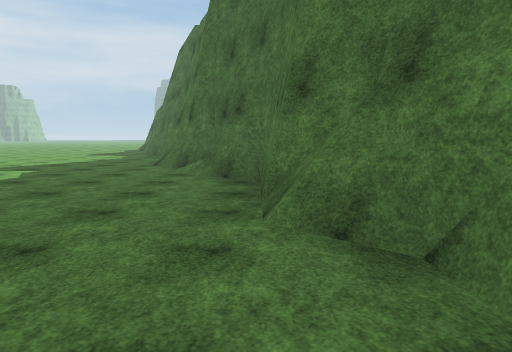
View 1 (above)

24 first-person views from a walk through a scene from a Unity 3-D project. The camera is 1.5 m above the floor, tilts 6° down and sees 70° across. The floor is counted in squares, 2 m on a side. Each view is taken from the middle of a square. On the plan, view 1 faces up. The plan holds only what a view shows up to about 11 squares ahead; the rest is blank. The place goes on beyond the plan. The player character is not drawn. Surface patterns are stand-ins for the level's own textures.

View 2
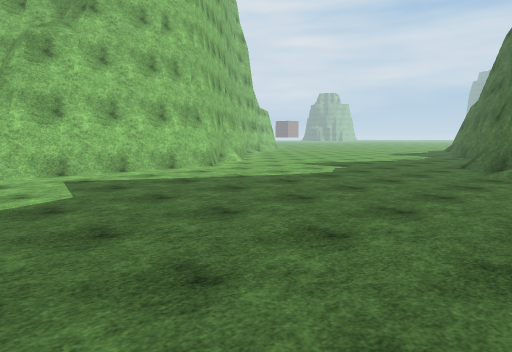

View 3
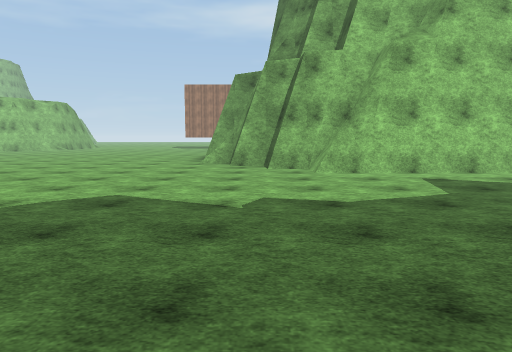

View 4
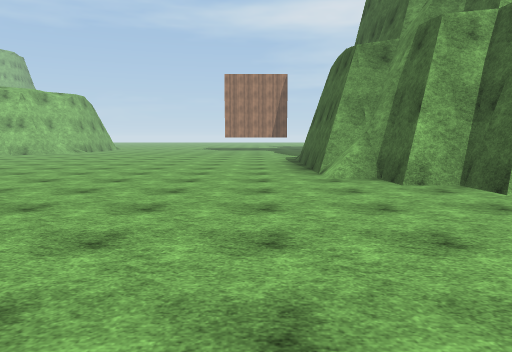

View 5
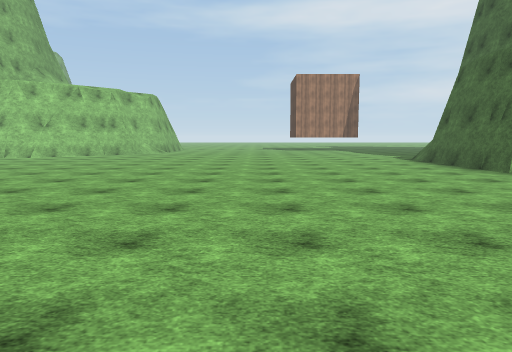

View 6
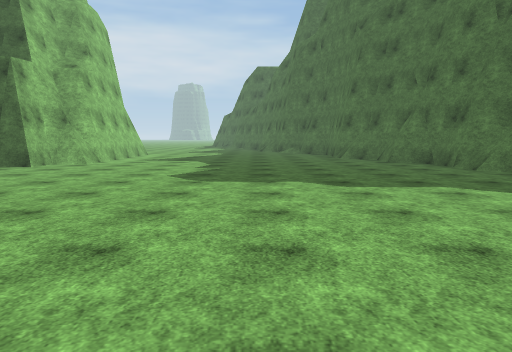

View 7
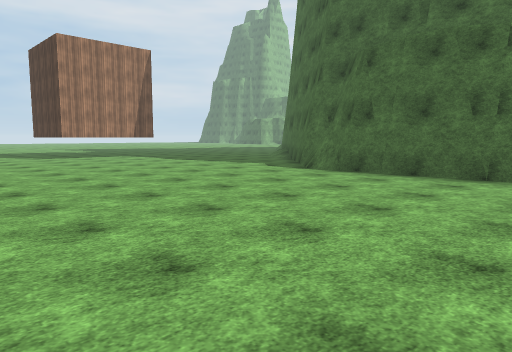

View 8
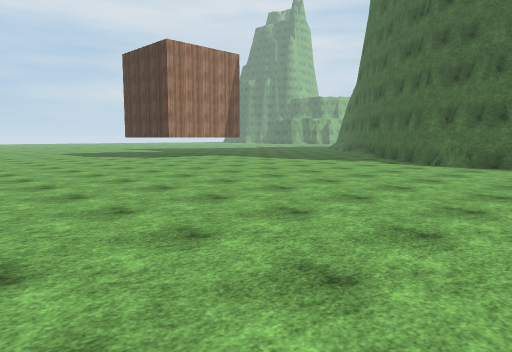

View 9
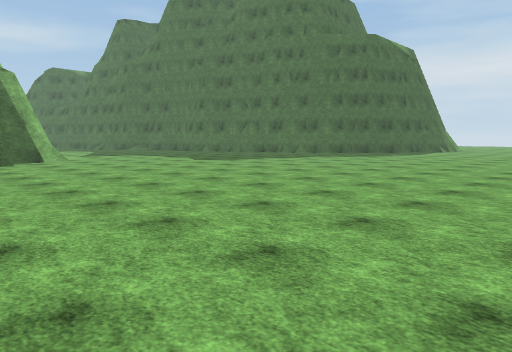

View 10
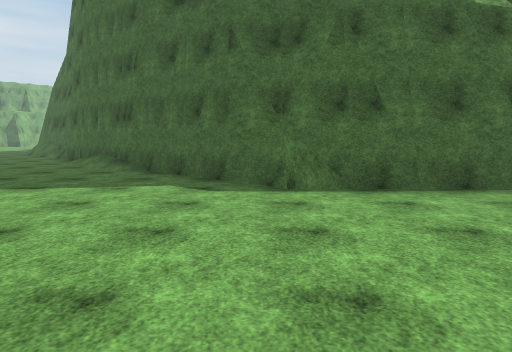

View 11
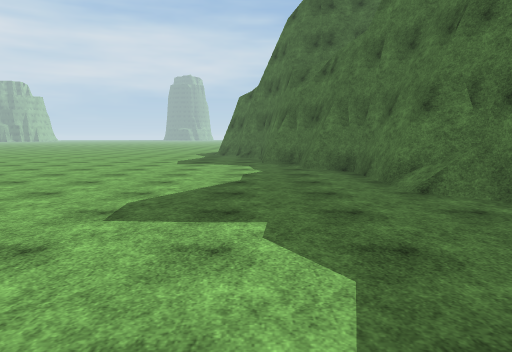

View 12
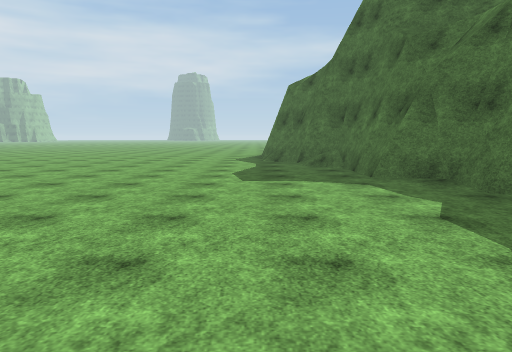

View 13
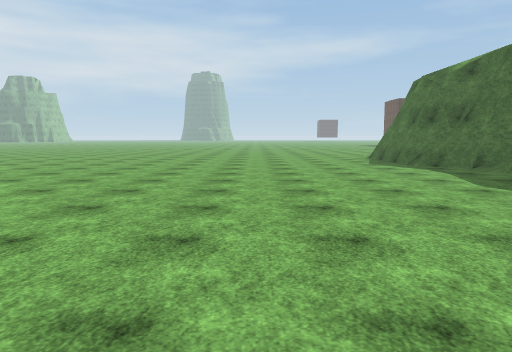

View 14
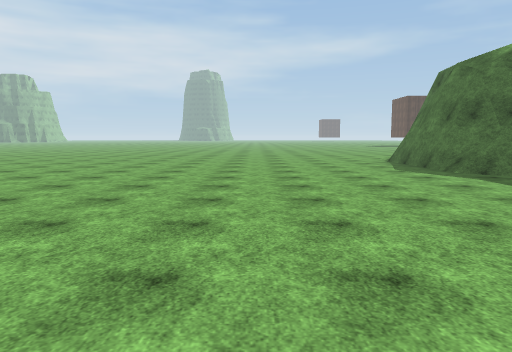

View 15
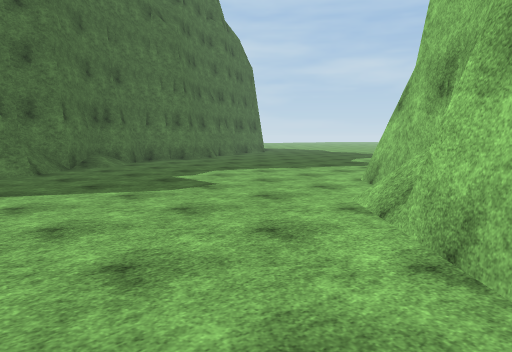

View 16
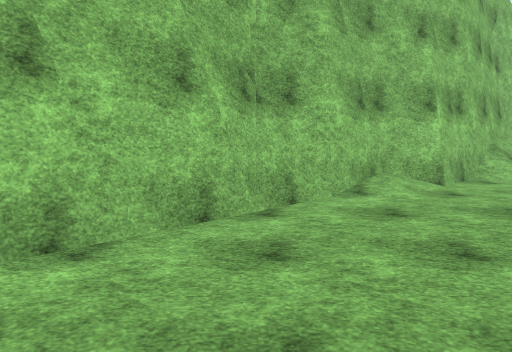

View 17
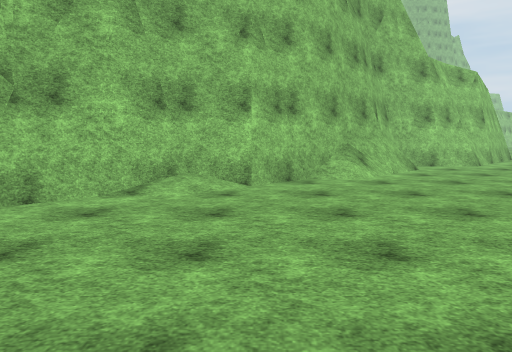

View 18
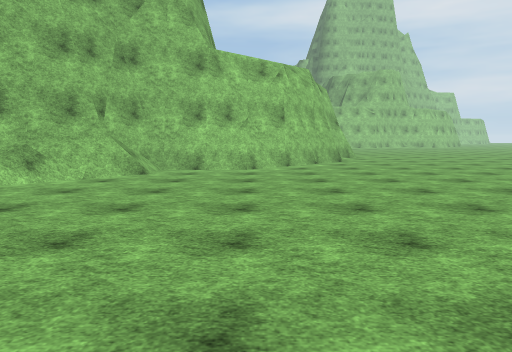

View 19
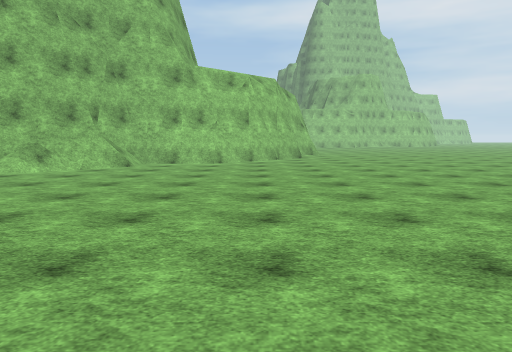

View 20
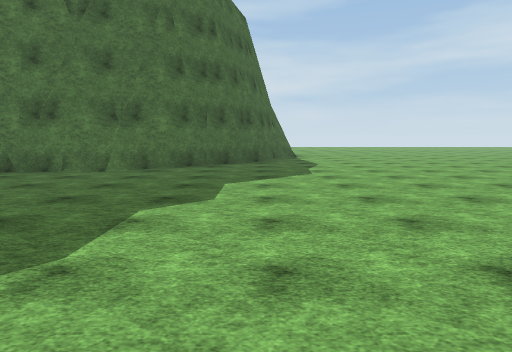

View 21
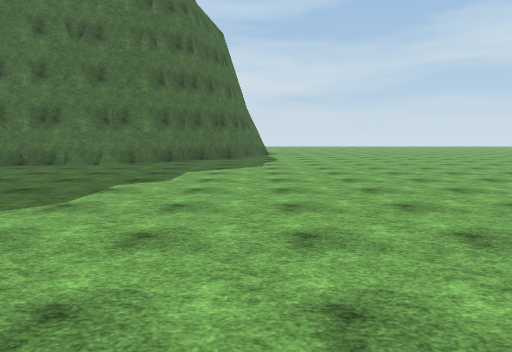

View 22
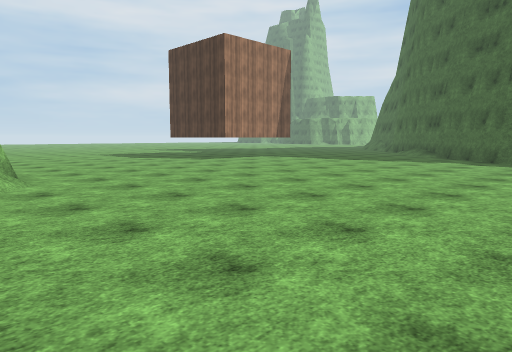

View 23
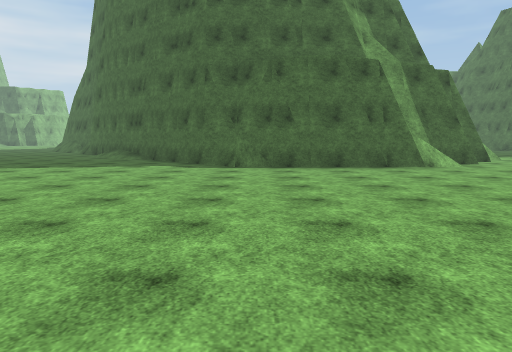

View 24
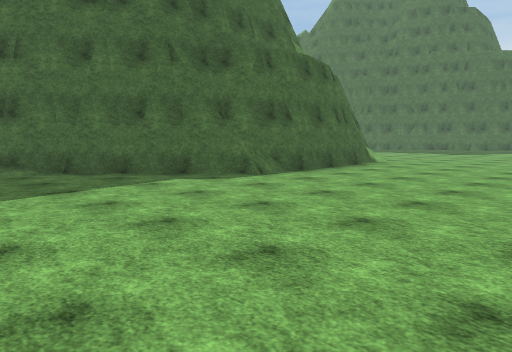

### Floor plan
Key: @ floor where view 1 was taken; # wall or solid block; . floor; / step, stairs or slope.
Columns run from 22 left of view 1 to 3 right of it. Each row starts with its distance up from view 1.
 24   ..............#
 23   ..............#
 22   #.............#
 21   ##............##
 20    ##...........##
 19     #............#
 18     #.............
 17     ###...........#
 16      ##/..........#
 15       ##..........##
 14        ##..........#
 13         #/.........#
 12         ##..........
 11          ##.........#
 10           ##........#
  9            ##.......##
  8             ##.......##
  7              #........#
  6              ##.......#
  5               #.......#
  4               #.......##
  3 ##            #........#
  2 /##           #........##
  1 ./##         ##.........#
  0 ...##       ##........@.#
 -1 ....###   ###...........##
 -2 .....######/.............#
 -3 ..........................
 -4 ..........................
 -5 ..........................
 -6 ..........................
 -7 ..........................
 -8 ..........................
 -9 ..........................
-10 ..........................
-11 ..........................
-12 ...................   ....
-13 #/............          ..
-14     .......
-15        ..

Positions as (right, up) in squares from view 1, and headings:
1: (0, 0), facing up
2: (0, 0), facing up-left
3: (0, -1), facing left
4: (-4, -4), facing left
5: (-4, -8), facing left
6: (-3, -10), facing up
7: (-11, -10), facing up-left
8: (-13, -13), facing up-left
9: (-12, -13), facing up-right
10: (-17, -8), facing up
11: (-5, 5), facing up
12: (-7, 9), facing up
13: (-11, 11), facing up
14: (-11, 13), facing up
15: (-11, 12), facing down-right
16: (-8, 11), facing left
17: (-8, 14), facing left
18: (-9, 20), facing left
19: (-7, 21), facing left
20: (-6, -5), facing right
21: (-8, -6), facing right
22: (-15, -14), facing up-left
23: (-16, -12), facing up
24: (-22, -8), facing up-right
